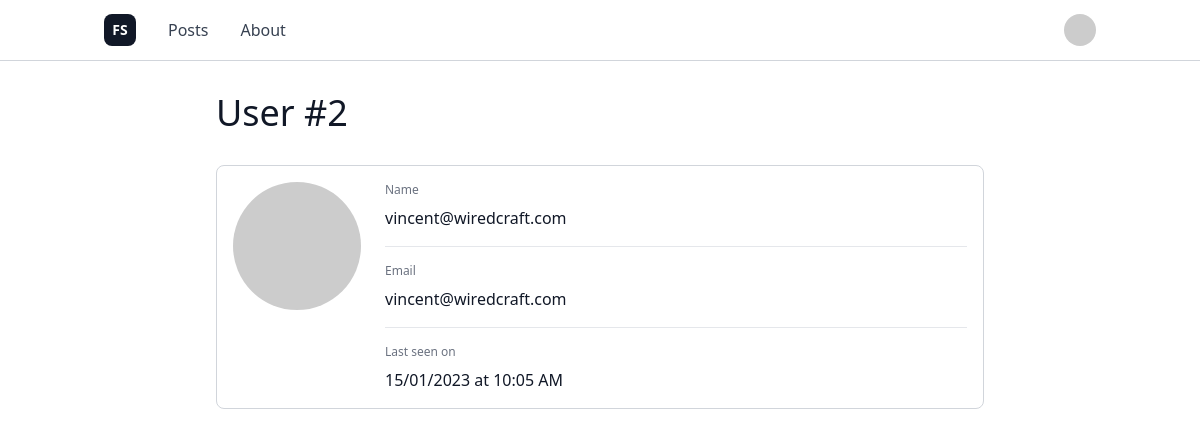
Screenshot of /users/2 (signed in) with the database file from the repository.
### app/models.py (models this page shows, shortened)
class User(UserMixin, db.Model):
    id = db.Column(db.Integer, primary_key=True)
    username = db.Column(db.String(64), index=True, unique=True)
    email = db.Column(db.String(320), index=True, unique=True)
    last_seen = db.Column(db.DateTime, default=datetime.utcnow)
    posts = db.relationship('Post', backref='author', lazy='dynamic')
    def avatar(self, size):
        digest = md5(self.email.lower().encode('utf-8')).hexdigest()
        return 'https://www.gravatar.com/avatar/{}?d=identicon&s={}'.format(
            digest, size)

### app/main/routes.py (the view)
@bp.route('/users/<int:id>')
@login_required
def user_view(id):
    user = User.query.filter_by(id=id).first_or_404()
    return render_template('users/view.html', user=user)

### app/main/routes.py (called while the page is built)
@bp.before_app_request
def before_request():
    if current_user.is_authenticated:
        current_user.last_seen = datetime.utcnow()
        db.session.commit()
    g.locale = str(get_locale())

### app/models.py (called while the page is built)
@login.user_loader
def load_user(id):
    return User.query.get(int(id))

### app/templates/users/view.html (shortened to what this page needs)
{% extends "base.html" %}
{% block app_content %}
<div class="max-w-3xl mx-auto">
    <div class="flex items-center mb-8 gap-x-2">
        <div class="flex-1">
            <h1 class="font-medium text-4xl">{{ _('User') }} #{{ user.id }}</h1>
        </div>
    </div>
    <div class="card flex gap-x-6">
        <div>
            <img src="{{ user.avatar(256) }}" class="rounded-full w-32"/>
        </div>
        <div class="flex-1">
            <div>
                <div class="text-xs text-gray-500 mb-2">{{ _('Name') }}</div>
                <div>{{ user.username }}</div>
            </div>
            <div class="mt-4 pt-4 border-t border-gray-200">
                <div class="text-xs text-gray-500 mb-2">{{ _('Email') }}</div>
                <div>{{ user.email }}</div>
            </div>
            {% if user.last_seen %}
            <div class="mt-4 pt-4 border-t border-gray-200">
                <div class="text-xs text-gray-500 mb-2">{{ _('Last seen on') }}</div>
                <div>{{ user.last_seen.strftime('%d/%m/%Y at %l:%M %p') }}</div>
            </div>
            {% endif %}
        </div>
    </div>
</div>
{% endblock %}

### app/static/main.css (style rules this page uses)
html { line-height: 1.5; -webkit-text-size-adjust: 100%; -moz-tab-size: 4; -o-tab-size: 4; tab-size: 4; font-family: ui-sans-serif, system-ui, -apple-system, BlinkMacSystemFont, "Segoe UI", Roboto, "Helvetica Neue", Arial, "Noto Sans", sans-serif, "Apple Color Emoji", "Segoe UI Emoji", "Segoe UI Symbol", "Noto Color Emoji"; font-feature-settings: normal; }
body { margin: 0; line-height: inherit; }
h1, h2, h3, h4, h5, h6 { font-size: inherit; font-weight: inherit; }
blockquote, dl, dd, h1, h2, h3, h4, h5, h6, hr, figure, p, pre { margin: 0; }
img, svg, video, canvas, audio, iframe, embed, object { display: block; vertical-align: middle; }
img, video { max-width: 100%; height: auto; }
.mx-auto { margin-left: auto; margin-right: auto; }
.mb-8 { margin-bottom: 2rem; }
.mt-4 { margin-top: 1rem; }
.mb-2 { margin-bottom: 0.5rem; }
.flex { display: flex; }
.w-32 { width: 8rem; }
.max-w-3xl { max-width: 48rem; }
.flex-1 { flex: 1 1 0%; }
.items-center { align-items: center; }
.gap-x-2 { -moz-column-gap: 0.5rem; column-gap: 0.5rem; }
.gap-x-6 { -moz-column-gap: 1.5rem; column-gap: 1.5rem; }
.rounded-full { border-radius: 9999px; }
.border-t { border-top-width: 1px; }
.border-gray-200 { --tw-border-opacity: 1; border-color: rgb(229 231 235 / var(--tw-border-opacity)); }
.pt-4 { padding-top: 1rem; }
.text-4xl { font-size: 2.25rem; line-height: 2.5rem; }
.text-xs { font-size: 0.75rem; line-height: 1rem; }
.font-medium { font-weight: 500; }
.text-gray-500 { --tw-text-opacity: 1; color: rgb(107 114 128 / var(--tw-text-opacity)); }
body { padding-bottom: 2rem; --tw-text-opacity: 1; color: rgb(17 24 39 / var(--tw-text-opacity)); }
.card { border-radius: 0.5rem; border-width: 1px; --tw-border-opacity: 1; border-color: rgb(209 213 219 / var(--tw-border-opacity)); --tw-bg-opacity: 1; background-color: rgb(255 255 255 / var(--tw-bg-opacity)); padding: 1rem; }

### rows the page displays
User: id "2", username "vincent@wiredcraft.com", email "vincent@wiredcraft.com", last_seen "15/01/2023 at 10:05 AM"
